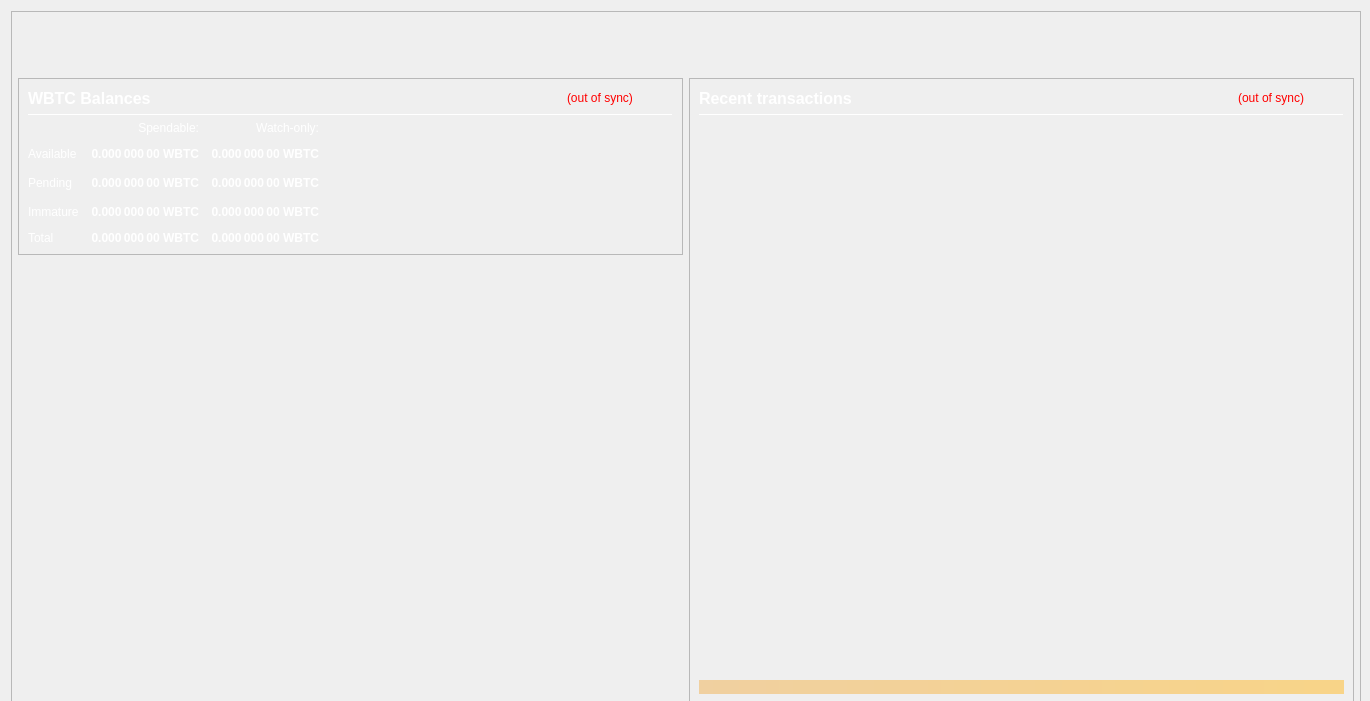
<?xml version="1.0" encoding="UTF-8"?>
<ui version="4.0">
 <class>OverviewPage</class>
 <widget class="QWidget" name="OverviewPage">
  <property name="geometry">
   <rect>
    <x>0</x>
    <y>0</y>
    <width>1370</width>
    <height>701</height>
   </rect>
  </property>
  <property name="minimumSize">
   <size>
    <width>1269</width>
    <height>700</height>
   </size>
  </property>
  <property name="font">
   <font>
    <weight>50</weight>
    <bold>false</bold>
   </font>
  </property>
  <property name="windowTitle">
   <string>Form</string>
  </property>
  <property name="styleSheet">
   <string notr="true">color: rgb(255, 255, 255);</string>
  </property>
  <layout class="QVBoxLayout" name="topLayout" stretch="0">
   <property name="rightMargin">
    <number>9</number>
   </property>
   <item>
    <widget class="QFrame" name="frame_BG">
     <property name="minimumSize">
      <size>
       <width>1269</width>
       <height>700</height>
      </size>
     </property>
     <property name="maximumSize">
      <size>
       <width>16777215</width>
       <height>16777215</height>
      </size>
     </property>
     <property name="frameShape">
      <enum>QFrame::StyledPanel</enum>
     </property>
     <property name="frameShadow">
      <enum>QFrame::Raised</enum>
     </property>
     <layout class="QVBoxLayout" name="verticalLayout_3" stretch="0">
      <property name="leftMargin">
       <number>0</number>
      </property>
      <property name="topMargin">
       <number>0</number>
      </property>
      <property name="rightMargin">
       <number>0</number>
      </property>
      <property name="bottomMargin">
       <number>6</number>
      </property>
      <item>
       <layout class="QVBoxLayout" name="verticalLayout_Master" stretch="0,1">
        <property name="leftMargin">
         <number>0</number>
        </property>
        <property name="topMargin">
         <number>0</number>
        </property>
        <property name="rightMargin">
         <number>0</number>
        </property>
        <property name="bottomMargin">
         <number>0</number>
        </property>
        <item>
         <widget class="QFrame" name="frame_Header">
          <layout class="QVBoxLayout" name="verticalLayout_Header" stretch="0">
           <property name="leftMargin">
            <number>0</number>
           </property>
           <property name="topMargin">
            <number>0</number>
           </property>
           <property name="rightMargin">
            <number>0</number>
           </property>
           <property name="bottomMargin">
            <number>0</number>
           </property>
           <item>
            <layout class="QHBoxLayout" name="horizontalLayout_Header" stretch="1,0">
             <property name="spacing">
              <number>6</number>
             </property>
             <item>
              <spacer name="horizontalSpacer_Header">
               <property name="orientation">
                <enum>Qt::Horizontal</enum>
               </property>
               <property name="sizeHint" stdset="0">
                <size>
                 <width>40</width>
                 <height>20</height>
                </size>
               </property>
              </spacer>
             </item>
             <item>
              <widget class="QLabel" name="labelOverviewHeaderRight">
               <property name="minimumSize">
                <size>
                 <width>464</width>
                 <height>60</height>
                </size>
               </property>
               <property name="maximumSize">
                <size>
                 <width>16777215</width>
                 <height>60</height>
                </size>
               </property>
               <property name="font">
                <font>
                 <pointsize>14</pointsize>
                </font>
               </property>
               <property name="text">
                <string/>
               </property>
               <property name="alignment">
                <set>Qt::AlignRight|Qt::AlignTrailing|Qt::AlignVCenter</set>
               </property>
              </widget>
             </item>
            </layout>
           </item>
          </layout>
         </widget>
        </item>
        <item>
         <widget class="QFrame" name="frame_Content">
          <layout class="QVBoxLayout" name="verticalLayout_Content">
           <property name="leftMargin">
            <number>6</number>
           </property>
           <property name="topMargin">
            <number>0</number>
           </property>
           <property name="rightMargin">
            <number>6</number>
           </property>
           <property name="bottomMargin">
            <number>0</number>
           </property>
           <item>
            <layout class="QHBoxLayout" name="horizontalLayout_Content" stretch="1,1">
             <property name="spacing">
              <number>6</number>
             </property>
             <item>
              <layout class="QVBoxLayout" name="verticalLayout_left" stretch="0,0">
               <item>
                <widget class="QFrame" name="frameBalances">
                 <property name="frameShape">
                  <enum>QFrame::StyledPanel</enum>
                 </property>
                 <property name="frameShadow">
                  <enum>QFrame::Raised</enum>
                 </property>
                 <layout class="QVBoxLayout" name="verticalLayout_4">
                  <item>
                   <layout class="QHBoxLayout" name="hlBalancesHeader" stretch="2,0,0">
                    <property name="spacing">
                     <number>6</number>
                    </property>
                    <item>
                     <widget class="QLabel" name="labelBalances">
                      <property name="minimumSize">
                       <size>
                        <width>0</width>
                        <height>0</height>
                       </size>
                      </property>
                      <property name="font">
                       <font>
                        <pointsize>12</pointsize>
                        <weight>75</weight>
                        <bold>true</bold>
                       </font>
                      </property>
                      <property name="text">
                       <string>WBTC Balances</string>
                      </property>
                     </widget>
                    </item>
                    <item>
                     <widget class="QLabel" name="labelWalletStatus">
                      <property name="cursor">
                       <cursorShape>WhatsThisCursor</cursorShape>
                      </property>
                      <property name="toolTip">
                       <string>The displayed information may be out of date. Your wallet automatically synchronizes with the WBTC network after a connection is established, but this process has not completed yet.</string>
                      </property>
                      <property name="styleSheet">
                       <string notr="true">QLabel { color: red; }</string>
                      </property>
                      <property name="text">
                       <string notr="true">(out of sync)</string>
                      </property>
                      <property name="alignment">
                       <set>Qt::AlignLeading|Qt::AlignLeft|Qt::AlignVCenter</set>
                      </property>
                     </widget>
                    </item>
                    <item>
                     <spacer name="hsBalancesHeader">
                      <property name="orientation">
                       <enum>Qt::Horizontal</enum>
                      </property>
                      <property name="sizeHint" stdset="0">
                       <size>
                        <width>40</width>
                        <height>20</height>
                       </size>
                      </property>
                     </spacer>
                    </item>
                   </layout>
                  </item>
                  <item>
                   <widget class="Line" name="lineBalances">
                    <property name="minimumSize">
                     <size>
                      <width>0</width>
                      <height>1</height>
                     </size>
                    </property>
                    <property name="maximumSize">
                     <size>
                      <width>16777215</width>
                      <height>1</height>
                     </size>
                    </property>
                    <property name="orientation">
                     <enum>Qt::Horizontal</enum>
                    </property>
                   </widget>
                  </item>
                  <item>
                   <layout class="QGridLayout" name="gridLayout">
                    <property name="spacing">
                     <number>12</number>
                    </property>
                    <item row="2" column="2">
                     <widget class="QLabel" name="labelWatchPending">
                      <property name="font">
                       <font>
                        <weight>75</weight>
                        <bold>true</bold>
                       </font>
                      </property>
                      <property name="cursor">
                       <cursorShape>ArrowCursor</cursorShape>
                      </property>
                      <property name="toolTip">
                       <string>Unconfirmed transactions to watch-only addresses</string>
                      </property>
                      <property name="text">
                       <string notr="true">0.000 000 00 WBTC</string>
                      </property>
                      <property name="alignment">
                       <set>Qt::AlignRight|Qt::AlignTrailing|Qt::AlignVCenter</set>
                      </property>
                      <property name="textInteractionFlags">
                       <set>Qt::NoTextInteraction</set>
                      </property>
                     </widget>
                    </item>
                    <item row="2" column="1">
                     <widget class="QLabel" name="labelUnconfirmed">
                      <property name="font">
                       <font>
                        <weight>75</weight>
                        <bold>true</bold>
                       </font>
                      </property>
                      <property name="cursor">
                       <cursorShape>ArrowCursor</cursorShape>
                      </property>
                      <property name="toolTip">
                       <string>Total of transactions that have yet to be confirmed, and do not yet count toward the spendable balance</string>
                      </property>
                      <property name="text">
                       <string notr="true">0.000 000 00 WBTC</string>
                      </property>
                      <property name="alignment">
                       <set>Qt::AlignRight|Qt::AlignTrailing|Qt::AlignVCenter</set>
                      </property>
                      <property name="textInteractionFlags">
                       <set>Qt::NoTextInteraction</set>
                      </property>
                     </widget>
                    </item>
                    <item row="3" column="2">
                     <widget class="QLabel" name="labelWatchImmature">
                      <property name="font">
                       <font>
                        <weight>75</weight>
                        <bold>true</bold>
                       </font>
                      </property>
                      <property name="cursor">
                       <cursorShape>ArrowCursor</cursorShape>
                      </property>
                      <property name="toolTip">
                       <string>Staked or masternode rewards in watch-only addresses that has not yet matured</string>
                      </property>
                      <property name="text">
                       <string notr="true">0.000 000 00 WBTC</string>
                      </property>
                      <property name="alignment">
                       <set>Qt::AlignRight|Qt::AlignTrailing|Qt::AlignVCenter</set>
                      </property>
                      <property name="textInteractionFlags">
                       <set>Qt::NoTextInteraction</set>
                      </property>
                     </widget>
                    </item>
                    <item row="4" column="0">
                     <widget class="QLabel" name="labelTotalText">
                      <property name="text">
                       <string>Total</string>
                      </property>
                      <property name="textInteractionFlags">
                       <set>Qt::NoTextInteraction</set>
                      </property>
                     </widget>
                    </item>
                    <item row="3" column="1">
                     <widget class="QLabel" name="labelImmature">
                      <property name="font">
                       <font>
                        <weight>75</weight>
                        <bold>true</bold>
                       </font>
                      </property>
                      <property name="cursor">
                       <cursorShape>ArrowCursor</cursorShape>
                      </property>
                      <property name="toolTip">
                       <string>Staked or masternode rewards that has not yet matured</string>
                      </property>
                      <property name="text">
                       <string notr="true">0.000 000 00 WBTC</string>
                      </property>
                      <property name="alignment">
                       <set>Qt::AlignRight|Qt::AlignTrailing|Qt::AlignVCenter</set>
                      </property>
                      <property name="textInteractionFlags">
                       <set>Qt::NoTextInteraction</set>
                      </property>
                     </widget>
                    </item>
                    <item row="2" column="3">
                     <spacer name="hsBalances">
                      <property name="orientation">
                       <enum>Qt::Horizontal</enum>
                      </property>
                      <property name="sizeHint" stdset="0">
                       <size>
                        <width>40</width>
                        <height>20</height>
                       </size>
                      </property>
                     </spacer>
                    </item>
                    <item row="3" column="0">
                     <widget class="QLabel" name="labelImmatureText">
                      <property name="text">
                       <string>Immature</string>
                      </property>
                      <property name="textInteractionFlags">
                       <set>Qt::NoTextInteraction</set>
                      </property>
                     </widget>
                    </item>
                    <item row="4" column="1">
                     <widget class="QLabel" name="labelTotal">
                      <property name="font">
                       <font>
                        <weight>75</weight>
                        <bold>true</bold>
                       </font>
                      </property>
                      <property name="cursor">
                       <cursorShape>ArrowCursor</cursorShape>
                      </property>
                      <property name="toolTip">
                       <string>Your current total balance</string>
                      </property>
                      <property name="text">
                       <string notr="true">0.000 000 00 WBTC</string>
                      </property>
                      <property name="alignment">
                       <set>Qt::AlignRight|Qt::AlignTrailing|Qt::AlignVCenter</set>
                      </property>
                      <property name="textInteractionFlags">
                       <set>Qt::NoTextInteraction</set>
                      </property>
                     </widget>
                    </item>
                    <item row="4" column="2">
                     <widget class="QLabel" name="labelWatchTotal">
                      <property name="font">
                       <font>
                        <weight>75</weight>
                        <bold>true</bold>
                       </font>
                      </property>
                      <property name="cursor">
                       <cursorShape>ArrowCursor</cursorShape>
                      </property>
                      <property name="toolTip">
                       <string>Current total balance in watch-only addresses</string>
                      </property>
                      <property name="text">
                       <string notr="true">0.000 000 00 WBTC</string>
                      </property>
                      <property name="alignment">
                       <set>Qt::AlignRight|Qt::AlignTrailing|Qt::AlignVCenter</set>
                      </property>
                      <property name="textInteractionFlags">
                       <set>Qt::NoTextInteraction</set>
                      </property>
                     </widget>
                    </item>
                    <item row="0" column="2">
                     <widget class="QLabel" name="labelWatchonly">
                      <property name="text">
                       <string>Watch-only:</string>
                      </property>
                      <property name="alignment">
                       <set>Qt::AlignRight|Qt::AlignTrailing|Qt::AlignVCenter</set>
                      </property>
                     </widget>
                    </item>
                    <item row="1" column="0">
                     <widget class="QLabel" name="labelBalanceText">
                      <property name="text">
                       <string>Available</string>
                      </property>
                      <property name="textInteractionFlags">
                       <set>Qt::NoTextInteraction</set>
                      </property>
                     </widget>
                    </item>
                    <item row="1" column="1">
                     <widget class="QLabel" name="labelBalance">
                      <property name="font">
                       <font>
                        <weight>75</weight>
                        <bold>true</bold>
                       </font>
                      </property>
                      <property name="cursor">
                       <cursorShape>ArrowCursor</cursorShape>
                      </property>
                      <property name="toolTip">
                       <string>Your current spendable balance</string>
                      </property>
                      <property name="text">
                       <string notr="true">0.000 000 00 WBTC</string>
                      </property>
                      <property name="alignment">
                       <set>Qt::AlignRight|Qt::AlignTrailing|Qt::AlignVCenter</set>
                      </property>
                      <property name="textInteractionFlags">
                       <set>Qt::NoTextInteraction</set>
                      </property>
                     </widget>
                    </item>
                    <item row="1" column="2">
                     <widget class="QLabel" name="labelWatchAvailable">
                      <property name="font">
                       <font>
                        <weight>75</weight>
                        <bold>true</bold>
                       </font>
                      </property>
                      <property name="cursor">
                       <cursorShape>ArrowCursor</cursorShape>
                      </property>
                      <property name="toolTip">
                       <string>Your current balance in watch-only addresses</string>
                      </property>
                      <property name="text">
                       <string notr="true">0.000 000 00 WBTC</string>
                      </property>
                      <property name="alignment">
                       <set>Qt::AlignRight|Qt::AlignTrailing|Qt::AlignVCenter</set>
                      </property>
                      <property name="textInteractionFlags">
                       <set>Qt::NoTextInteraction</set>
                      </property>
                     </widget>
                    </item>
                    <item row="2" column="0">
                     <widget class="QLabel" name="labelPendingText">
                      <property name="text">
                       <string>Pending</string>
                      </property>
                      <property name="textInteractionFlags">
                       <set>Qt::NoTextInteraction</set>
                      </property>
                     </widget>
                    </item>
                    <item row="0" column="1">
                     <widget class="QLabel" name="labelSpendable">
                      <property name="text">
                       <string>Spendable:</string>
                      </property>
                      <property name="alignment">
                       <set>Qt::AlignRight|Qt::AlignTrailing|Qt::AlignVCenter</set>
                      </property>
                     </widget>
                    </item>
                   </layout>
                  </item>
                 </layout>
                </widget>
               </item>
               <item>
                <spacer name="verticalSpacer">
                 <property name="orientation">
                  <enum>Qt::Vertical</enum>
                 </property>
                 <property name="sizeHint" stdset="0">
                  <size>
                   <width>20</width>
                   <height>40</height>
                  </size>
                 </property>
                </spacer>
               </item>
              </layout>
             </item>
             <item>
              <layout class="QVBoxLayout" name="verticalLayout_right" stretch="1">
               <item>
                <widget class="QFrame" name="frame_RecentTransactions">
                 <property name="minimumSize">
                  <size>
                   <width>0</width>
                   <height>0</height>
                  </size>
                 </property>
                 <property name="frameShape">
                  <enum>QFrame::StyledPanel</enum>
                 </property>
                 <property name="frameShadow">
                  <enum>QFrame::Raised</enum>
                 </property>
                 <layout class="QVBoxLayout" name="verticalLayout_1" stretch="0,0,0,0,0">
                  <item>
                   <layout class="QHBoxLayout" name="horizontalLayout_2" stretch="2,0,0">
                    <property name="spacing">
                     <number>3</number>
                    </property>
                    <item>
                     <widget class="QLabel" name="label_4">
                      <property name="minimumSize">
                       <size>
                        <width>0</width>
                        <height>20</height>
                       </size>
                      </property>
                      <property name="font">
                       <font>
                        <pointsize>12</pointsize>
                        <weight>75</weight>
                        <bold>true</bold>
                       </font>
                      </property>
                      <property name="text">
                       <string>Recent transactions</string>
                      </property>
                     </widget>
                    </item>
                    <item>
                     <widget class="QLabel" name="labelTransactionsStatus">
                      <property name="cursor">
                       <cursorShape>WhatsThisCursor</cursorShape>
                      </property>
                      <property name="toolTip">
                       <string>The displayed information may be out of date. Your wallet automatically synchronizes with the WBTC network after a connection is established, but this process has not completed yet.</string>
                      </property>
                      <property name="styleSheet">
                       <string notr="true">QLabel { color: red; }</string>
                      </property>
                      <property name="text">
                       <string notr="true">(out of sync)</string>
                      </property>
                      <property name="alignment">
                       <set>Qt::AlignRight|Qt::AlignTrailing|Qt::AlignVCenter</set>
                      </property>
                     </widget>
                    </item>
                    <item>
                     <spacer name="horizontalSpacer">
                      <property name="orientation">
                       <enum>Qt::Horizontal</enum>
                      </property>
                      <property name="sizeHint" stdset="0">
                       <size>
                        <width>40</width>
                        <height>20</height>
                       </size>
                      </property>
                     </spacer>
                    </item>
                   </layout>
                  </item>
                  <item>
                   <widget class="Line" name="line">
                    <property name="minimumSize">
                     <size>
                      <width>0</width>
                      <height>1</height>
                     </size>
                    </property>
                    <property name="maximumSize">
                     <size>
                      <width>16777215</width>
                      <height>1</height>
                     </size>
                    </property>
                    <property name="orientation">
                     <enum>Qt::Horizontal</enum>
                    </property>
                   </widget>
                  </item>
                  <item>
                   <widget class="QListView" name="listTransactions">
                    <property name="minimumSize">
                     <size>
                      <width>0</width>
                      <height>0</height>
                     </size>
                    </property>
                    <property name="styleSheet">
                     <string notr="true">QListView { background: transparent; }</string>
                    </property>
                    <property name="frameShape">
                     <enum>QFrame::NoFrame</enum>
                    </property>
                    <property name="verticalScrollBarPolicy">
                     <enum>Qt::ScrollBarAlwaysOff</enum>
                    </property>
                    <property name="horizontalScrollBarPolicy">
                     <enum>Qt::ScrollBarAlwaysOff</enum>
                    </property>
                    <property name="selectionMode">
                     <enum>QAbstractItemView::NoSelection</enum>
                    </property>
                   </widget>
                  </item>
                  <item>
                   <spacer name="verticalSpacer_2">
                    <property name="orientation">
                     <enum>Qt::Vertical</enum>
                    </property>
                    <property name="sizeType">
                     <enum>QSizePolicy::Expanding</enum>
                    </property>
                    <property name="sizeHint" stdset="0">
                     <size>
                      <width>20</width>
                      <height>40</height>
                     </size>
                    </property>
                   </spacer>
                  </item>
                  <item>
                   <widget class="QLabel" name="labelAlerts">
                    <property name="maximumSize">
                     <size>
                      <width>16777215</width>
                      <height>16777215</height>
                     </size>
                    </property>
                    <property name="styleSheet">
                     <string notr="true">background-color: qlineargradient(x1: 0, y1: 0, x2: 1, y2: 0, stop:0 #F0D0A0, stop:1 #F8D488); color:#000000;</string>
                    </property>
                    <property name="text">
                     <string/>
                    </property>
                    <property name="wordWrap">
                     <bool>true</bool>
                    </property>
                    <property name="margin">
                     <number>3</number>
                    </property>
                   </widget>
                  </item>
                 </layout>
                </widget>
               </item>
              </layout>
             </item>
            </layout>
           </item>
          </layout>
         </widget>
        </item>
       </layout>
      </item>
     </layout>
    </widget>
   </item>
  </layout>
 </widget>
 <resources/>
 <connections/>
</ui>
